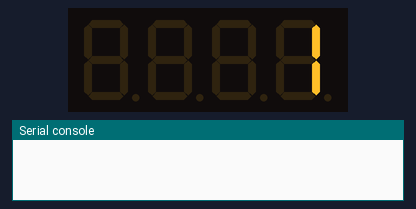
Bench run of a program on a simulated MicroPython board. Shown: 4-digit seven-segment display, the last lines printed to the serial console. The clock reads 2024-03-15 10:24:30 at power-on unless the program sets it; library files of the repository ran but are not shown: tm1637.py.

Above: at 2.1 s.
At 4.1 s:
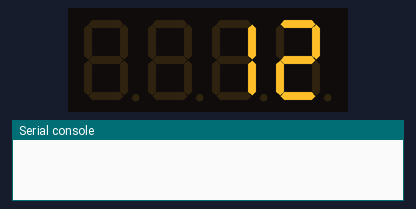
At 6.1 s:
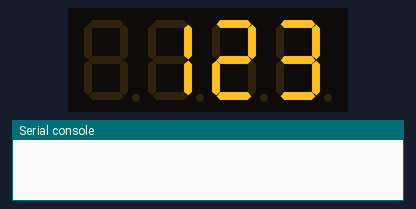
At 8.1 s:
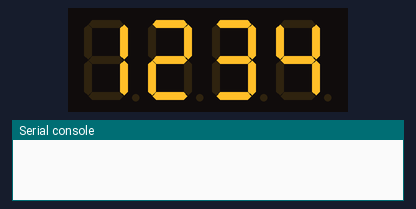
At 10.1 s:
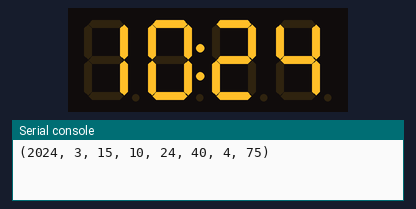

The program:

testtm1637.py
```python
#Library
import utime
import tm1637


#setup
tm = tm1637.TM1637(clk=machine.Pin(4), dio=machine.Pin(5))

#to clear the display
tm.show('    ')
utime.sleep(2)

#to present data on the display
#here are the examples
tm.number(1)
utime.sleep(2)
tm.number(12)
utime.sleep(2)
tm.number(123)
utime.sleep(2)
tm.number(1234)
utime.sleep(2)
#notice that the display starts from right to left

#to display time with the colon seperating hour and minutes
tm.numbers(12,30,True)


#digital clock
while True:
    time=utime.localtime()
    print(time)
    #(2023, 2, 6, 20, 14, 57, 0, 37)
    #   0   1  2   3   4   5  6   7
    hr=time[3]
    mn=time[4]
    tm.numbers(hr,mn,True)
    utime.sleep(60)


#if you open up tm1637.py you can see the functions number() and numbers()
#in this library
```

Measured:
- what the display in image 0 shows lasts 2.0 s, from 2.0 s to 4.0 s
